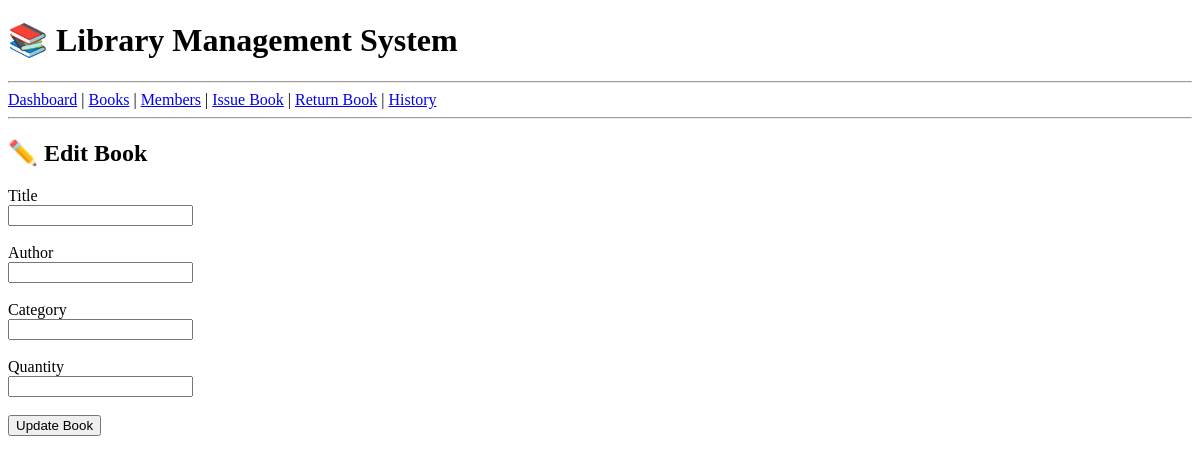
The app's page /edit-book/4, older data.
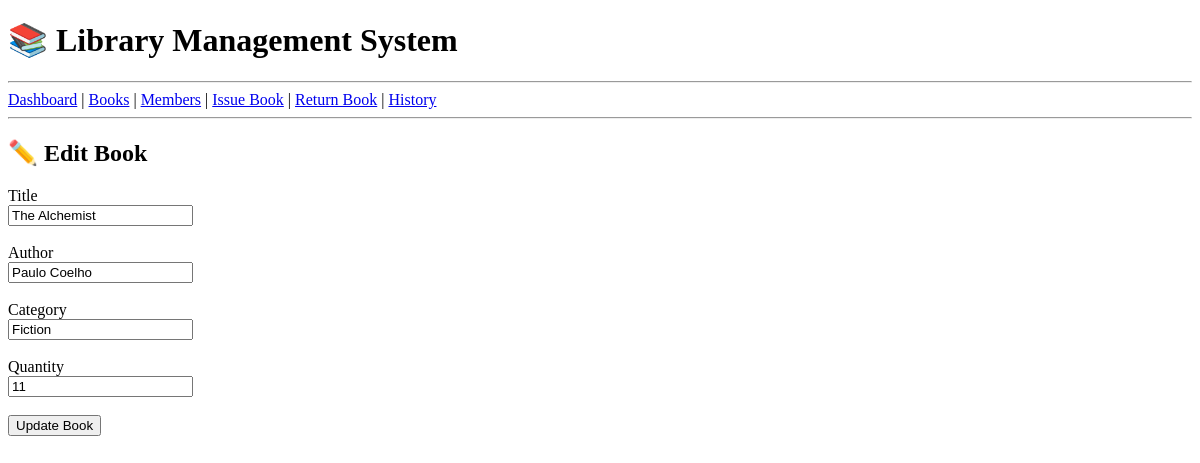
The same page, newer data.
### tables this page shows
CREATE TABLE books (
        book_id INTEGER PRIMARY KEY AUTOINCREMENT,
        title TEXT NOT NULL,
        author TEXT NOT NULL,
        category TEXT,
        quantity INTEGER 
    );

### app.py (the view, shortened to what this page needs)
@app.route("/edit-book/<int:book_id>", methods=["GET", "POST"])
def edit_book(book_id):
    conn = sqlite3.connect("library.db")
    cursor = conn.cursor()
    cursor.execute(
        "SELECT * FROM books WHERE book_id=?",
        (book_id,)
    )
    book = cursor.fetchone()
    conn.close()
    return render_template(
        "edit_book.html",
        book=book
    )

### templates/edit_book.html (shortened to what this page needs)
{% extends "base.html" %}
{% block content %}
<h2>✏️ Edit Book</h2>
<form method="POST">
    <label>Title</label><br>
    <input
        type="text"
        name="title"
        value="{{ book[1] }}"
        required>
    <br><br>
    <label>Author</label><br>
    <input
        type="text"
        name="author"
        value="{{ book[2] }}"
        required>
    <br><br>
    <label>Category</label><br>
    <input
        type="text"
        name="category"
        value="{{ book[3] }}"
        required>
    <br><br>
    <label>Quantity</label><br>
    <input
        type="number"
        name="quantity"
        value="{{ book[4] }}"
        required>
    <br><br>
    <button type="submit">
        Update Book
    </button>
</form>
{% endblock %}

Row changes from the older to the newer data that the page shows:
added books: title "The Alchemist", author "Paulo Coelho", category "Fiction", quantity "11"
